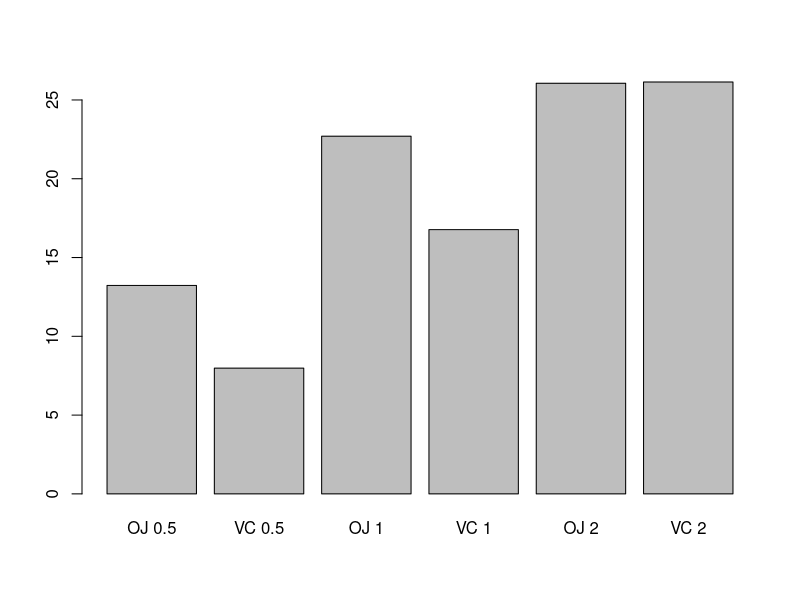
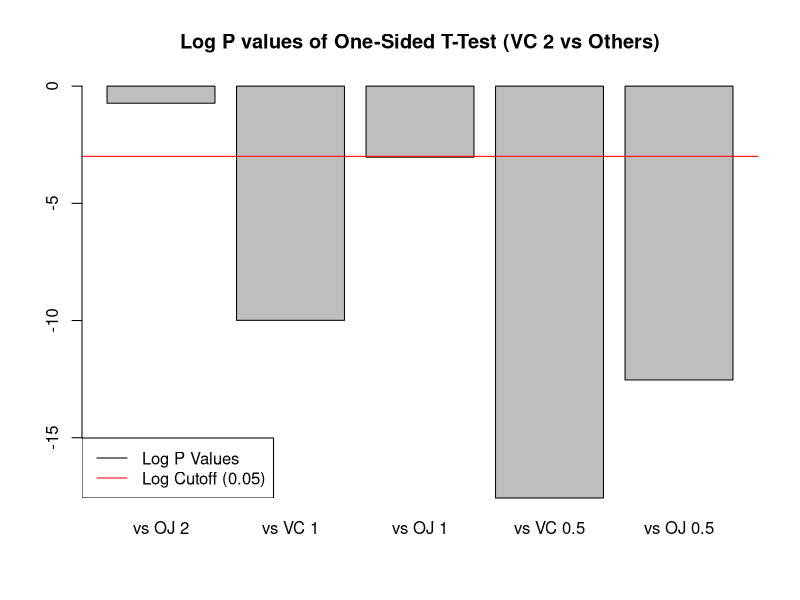

Write the R code that produced these figures, in order.
## ---- chunk 1
knitr::opts_chunk$set(echo = TRUE)
## ---- chunk 2
head(ToothGrowth)
## ---- chunk 3

group_extract <- function(supp_str, dose) {
    return(ToothGrowth$len[(ToothGrowth$supp == supp_str) & (ToothGrowth$dose == dose)])
}
    
# Dosage: 0.5
OJ_0.5 <- group_extract('OJ', 0.5)
mean_OJ_0.5 <- mean(OJ_0.5)
VC_0.5 <- group_extract('VC', 0.5)
mean_VC_0.5 <- mean(VC_0.5)

# Dosage: 1
OJ_1 <- group_extract('OJ', 1)
mean_OJ_1 <- mean(OJ_1)
VC_1 <- group_extract('VC', 1)
mean_VC_1 <- mean(VC_1)
                  
# Dosage: 2
OJ_2 <- group_extract('OJ', 2)
mean_OJ_2 <- mean(OJ_2)
VC_2 <- group_extract('VC', 2)
mean_VC_2 <- mean(VC_2)

means <- c(mean_OJ_0.5, mean_VC_0.5, mean_OJ_1, mean_VC_1, mean_OJ_2, mean_VC_2)
names(means) <- c('OJ 0.5', 'VC 0.5', 'OJ 1', 'VC 1', 'OJ 2', 'VC 2')

# Plot

barplot(means)
## ---- chunk 4

pvals <- c(t.test(VC_2, OJ_2, alternative = 'greater', conf.level = 0.95)$p.value,
           t.test(VC_2, VC_1, alternative = 'greater', conf.level = 0.95)$p.value,
           t.test(VC_2, OJ_1, alternative = 'greater', conf.level = 0.95)$p.value,
           t.test(VC_2, VC_0.5, alternative = 'greater', conf.level = 0.95)$p.value,
           t.test(VC_2, OJ_0.5, alternative = 'greater', conf.level = 0.95)$p.value)

names(pvals) <- c('vs OJ 2', 'vs VC 1', 'vs OJ 1', 'vs VC 0.5', 'vs OJ 0.5')

barplot(log(pvals), main = 'Log P values of One-Sided T-Test (VC 2 vs Others)')
abline(h = log(0.05), col = 'red')
legend('bottomleft', c('Log P Values', 'Log Cutoff (0.05)'), col = c('black', 'red'), lty = c(1, 1))

## ---- chunk 5
group_0.5 <- c(OJ_0.5, VC_0.5)

group_1 <- c(OJ_1, VC_1)

group_2 <- c(OJ_2, VC_2)

pvals_dose <- c(t.test(group_2, group_1, alternative = 'greater', conf.level = 0.95)$p.value,
                t.test(group_2, group_0.5, alternative = 'greater', conf.level = 0.95)$p.value)

names(pvals_dose) <- c('> 1 mg/day', '> 0.5 mg/day')

print(pvals_dose)
## ---- chunk 6
group_OJ <- c(OJ_2, OJ_1, OJ_0.5)
group_VC <- c(VC_2, VC_1, VC_0.5)

t.test(group_OJ, group_VC, alternative = 'greater', conf.level = 0.95)$p.value
